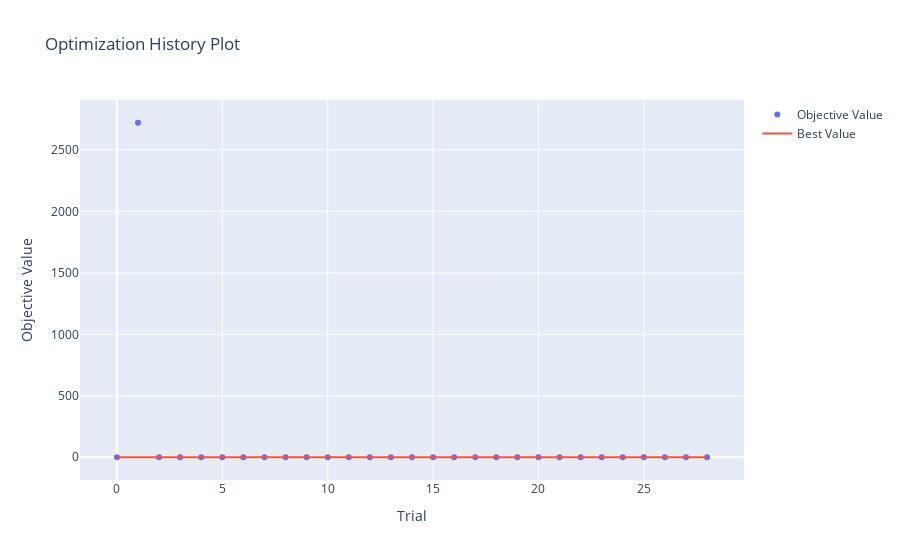

Source (notebook cell):
### Code cell
# Display interactively
fig1.show()
fig1.write_image(plots_save_path + 'opt-history.pdf')

### Figure 1 — Plotly figure (JSON) as saved in the notebook; plotly's stock layout.template omitted (floating-point values rounded to 4 significant figures)
{"data": [{"mode": "markers", "name": "Objective Value", "type": "scatter", "x": [0, 1, 2, 3, 4, 5, 6, 7, 8, 9, 10, 11, 12, 13, 14, 15, 16, 17, 18, 19, 20, 21, 22, 23, 24, 25, 26, 27, 28], "y": [1.006, 2721.0, 1.005, 0.9848, 0.981, 0.6148, 0.6135, 0.4481, 0.1853, 0.1392, 0.841, 0.5711, 0.193, 0.1239, 0.1335, 0.1189, 0.1325, 0.1439, 0.1564, 0.1235, 0.11, 0.08328, 0.1039, 0.1404, 0.102, 0.1052, 0.08704, 0.09613, 0.1086]}, {"mode": "lines", "name": "Best Value", "type": "scatter", "x": [0, 1, 2, 3, 4, 5, 6, 7, 8, 9, 10, 11, 12, 13, 14, 15, 16, 17, 18, 19, 20, 21, 22, 23, 24, 25, 26, 27, 28], "y": [1.006, 1.006, 1.005, 0.9848, 0.981, 0.6148, 0.6135, 0.4481, 0.1853, 0.1392, 0.1392, 0.1392, 0.1392, 0.1239, 0.1239, 0.1189, 0.1189, 0.1189, 0.1189, 0.1189, 0.11, 0.08328, 0.08328, 0.08328, 0.08328, 0.08328, 0.08328, 0.08328, 0.08328]}, {"marker": {"color": "#cccccc"}, "mode": "markers", "name": "Infeasible Trial", "showlegend": false, "type": "scatter", "x": [], "y": []}], "layout": {"title": {"text": "Optimization History Plot"}, "xaxis": {"title": {"text": "Trial"}}, "yaxis": {"title": {"text": "Objective Value"}}}}
